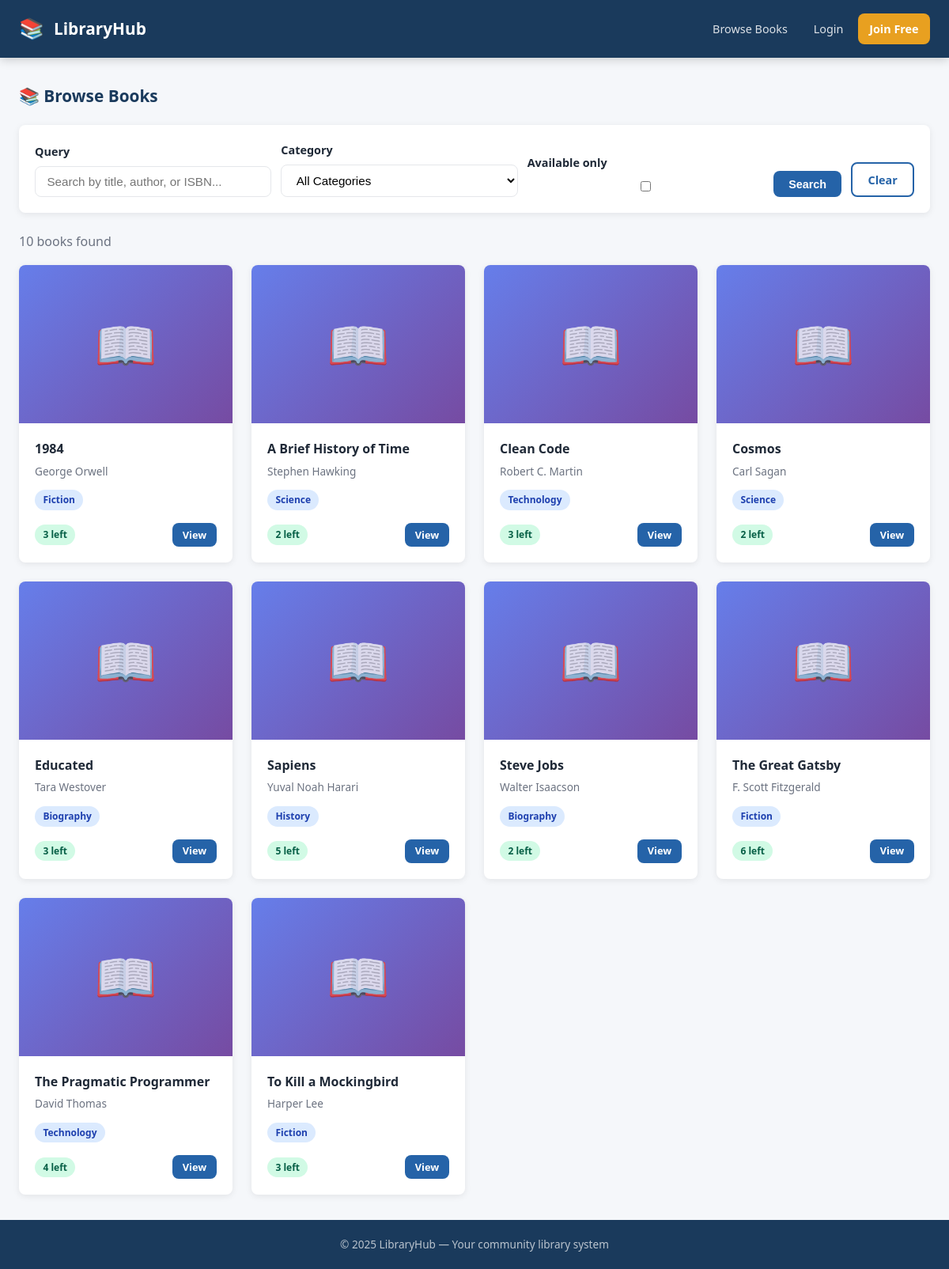
The page /books/ on the database its author committed.
### library/models.py (models this page shows, shortened)
class Book(models.Model):
    title = models.CharField(max_length=300)
    author = models.CharField(max_length=200)
    isbn = models.CharField(max_length=13, unique=True)
    category = models.ForeignKey(Category, on_delete=models.SET_NULL, null=True, related_name='books')
    description = models.TextField(blank=True)
    published_year = models.PositiveIntegerField(null=True, blank=True)
    total_copies = models.PositiveIntegerField(default=1)
    available_copies = models.PositiveIntegerField(default=1)
    cover_image = models.ImageField(upload_to='book_covers/', blank=True, null=True)
    date_added = models.DateTimeField(auto_now_add=True)
    class Meta:
        ordering = ['title']
    @property
    def is_available(self):
        return self.available_copies > 0

class Category(models.Model):
    name = models.CharField(max_length=100, unique=True)
    description = models.TextField(blank=True)
    class Meta:
        verbose_name_plural = "categories"
        ordering = ['name']
    def __str__(self):
        return self.name

### library/views.py (the view, shortened to what this page needs)
# urls.py: path('books/', views.book_list, name='book_list'),
def book_list(request):
    books = Book.objects.select_related('category').all()
    form = SearchForm(request.GET or None)
    categories = Category.objects.all()
    return render(request, 'library/book_list.html', {
        'books': books, 'form': form, 'categories': categories
    })

### library/forms.py
class SearchForm(forms.Form):
    query = forms.CharField(required=False, widget=forms.TextInput(attrs={
        'placeholder': 'Search by title, author, or ISBN...',
        'class': 'search-input'
    }))
    category = forms.ModelChoiceField(
        queryset=Category.objects.all(),
        required=False,
        empty_label="All Categories"
    )
    available_only = forms.BooleanField(required=False, label="Available only")

### templates/library/book_list.html (shortened to what this page needs)
{% extends 'library/base.html' %}
{% block content %}
<div class="section-header">
  <h2>📚 Browse Books</h2>
</div>
<form method="get" class="search-bar">
  {% for field in form %}
  <div class="form-group">
    <label>{{ field.label }}</label>
    {{ field }}
  </div>
  {% endfor %}
  <button type="submit" class="btn btn-primary">Search</button>
  <a href="{% url 'book_list' %}" class="btn btn-outline">Clear</a>
</form>
<p style="color:var(--text-muted);margin-bottom:1rem;">{{ books.count }} book{{ books.count|pluralize }} found</p>
<div class="grid-4">
  {% for book in books %}
  <div class="card">
    <div class="book-cover">
      {% if book.cover_image %}
        <img src="{{ book.cover_image.url }}" alt="{{ book.title }}">
      {% else %}
        📖
      {% endif %}
    </div>
    <div class="card-body">
      <div class="card-title">{{ book.title|truncatechars:55 }}</div>
      <div class="card-subtitle">{{ book.author }}</div>
      {% if book.category %}<span class="badge badge-blue" style="margin-bottom:0.5rem;display:inline-block;">{{ book.category.name }}</span>{% endif %}
      <div style="display:flex;justify-content:space-between;align-items:center;margin-top:0.5rem;">
        {% if book.is_available %}
          <span class="badge badge-green">{{ book.available_copies }} left</span>
        {% else %}
          <span class="badge badge-red">Unavailable</span>
        {% endif %}
        <a href="{% url 'book_detail' book.pk %}" class="btn btn-primary btn-sm">View</a>
      </div>
    </div>
  </div>
  {% empty %}
  <div style="grid-column:1/-1;text-align:center;padding:3rem;color:var(--text-muted);">
    <p style="font-size:3rem;">🔍</p>
    <p>No books match your search. Try different keywords.</p>
  </div>
  {% endfor %}
</div>
{% endblock %}

### static/css/style.css (style rules this page uses)
:root { --primary: #1a3a5c; --primary-light: #2563a8; --accent: #e8a020; --accent-dark: #c47d0e; --bg: #f5f7fa; --card-bg: #ffffff; --text: #1f2937; --text-muted: #6b7280; --border: #e5e7eb; --success: #059669; --danger: #dc2626; --warning: #d97706; --info: #0284c7; --radius: 8px; --shadow: 0 2px 8px rgba(0,0,0,0.08); --shadow-lg: 0 8px 24px rgba(0,0,0,0.12); }
* { box-sizing: border-box; margin: 0; padding: 0; }
body { font-family: 'Segoe UI', system-ui, -apple-system, sans-serif; background: var(--bg); color: var(--text); line-height: 1.6; min-height: 100vh; display: flex; flex-direction: column; }
.card { background: var(--card-bg); border-radius: var(--radius); box-shadow: var(--shadow); overflow: hidden; transition: transform 0.2s, box-shadow 0.2s; }
.card-body { padding: 1.25rem; }
.card-title { font-size: 1rem; font-weight: 600; margin-bottom: 0.25rem; color: var(--text); }
.card-subtitle { font-size: 0.85rem; color: var(--text-muted); margin-bottom: 0.75rem; }
.book-cover { width: 100%; height: 200px; object-fit: cover; background: linear-gradient(135deg, #667eea, #764ba2); display: flex; align-items: center; justify-content: center; font-size: 4rem; color: rgba(255,255,255,0.8); }
.grid-4 { display: grid; grid-template-columns: repeat(auto-fill, minmax(220px, 1fr)); gap: 1.5rem; }
.badge { display: inline-block; padding: 0.2rem 0.65rem; border-radius: 999px; font-size: 0.75rem; font-weight: 600; }
.badge-green { background: #d1fae5; color: #065f46; }
.badge-blue { background: #dbeafe; color: #1e40af; }
.btn { display: inline-flex; align-items: center; gap: 0.4rem; padding: 0.55rem 1.2rem; border-radius: var(--radius); font-size: 0.9rem; font-weight: 600; cursor: pointer; text-decoration: none; border: none; transition: all 0.2s; }
.btn-primary { background: var(--primary-light); color: #fff; }
.btn-outline { background: transparent; border: 2px solid var(--primary-light); color: var(--primary-light); }
.btn-sm { padding: 0.3rem 0.8rem; font-size: 0.8rem; }
.form-group { margin-bottom: 1.25rem; }
.form-group label { display: block; font-weight: 600; margin-bottom: 0.4rem; font-size: 0.9rem; }
.form-group input, .form-group select, .form-group textarea { width: 100%; padding: 0.65rem 0.9rem; border: 1.5px solid var(--border); border-radius: var(--radius); font-size: 0.95rem; transition: border-color 0.2s; background: #fff; }
.search-bar { background: var(--card-bg); border-radius: var(--radius); box-shadow: var(--shadow); padding: 1.25rem; margin-bottom: 1.5rem; display: flex; flex-wrap: wrap; gap: 0.75rem; align-items: flex-end; }
.search-bar .form-group { margin-bottom: 0; flex: 1; min-width: 180px; }
.search-input { width: 100%; }
.section-header { display: flex; align-items: center; justify-content: space-between; margin-bottom: 1.25rem; }
.section-header h2 { font-size: 1.3rem; color: var(--primary); }

### rows shown on the page
Book: title "1984", author "George Orwell", category.name "Fiction", available_copies "3"
Book: title "A Brief History of Time", author "Stephen Hawking", category.name "Science", available_copies "2"
Book: title "Clean Code", author "Robert C. Martin", category.name "Technology", available_copies "3"
Book: title "Cosmos", author "Carl Sagan", category.name "Science", available_copies "2"
Book: title "Educated", author "Tara Westover", category.name "Biography", available_copies "3"
Book: title "Sapiens", author "Yuval Noah Harari", category.name "History", available_copies "5"
Book: title "Steve Jobs", author "Walter Isaacson", category.name "Biography", available_copies "2"
Book: title "The Great Gatsby", author "F. Scott Fitzgerald", category.name "Fiction", available_copies "6"
Book: title "The Pragmatic Programmer", author "David Thomas", category.name "Technology", available_copies "4"
Book: title "To Kill a Mockingbird", author "Harper Lee", category.name "Fiction", available_copies "3"

### other values the page prints
{{ field.label }} "Query" "Category" "Available only"
{{ books.count }} "10"
